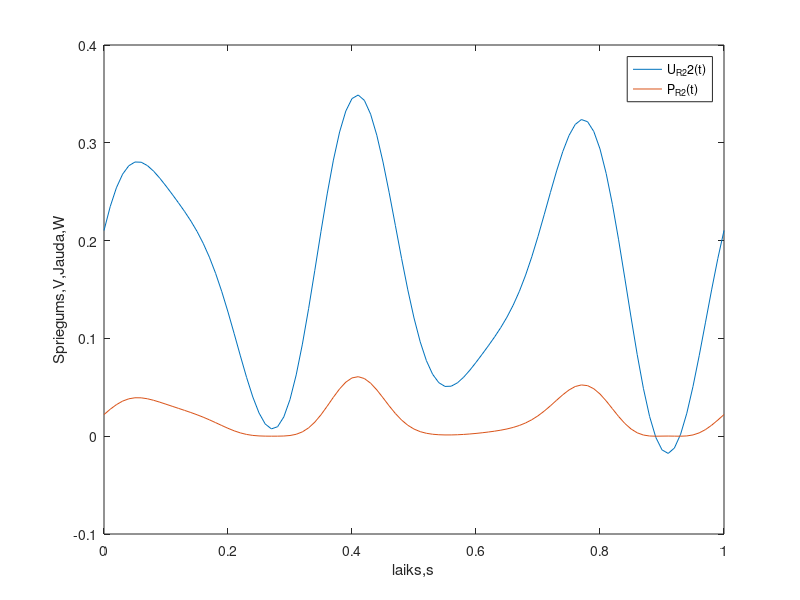
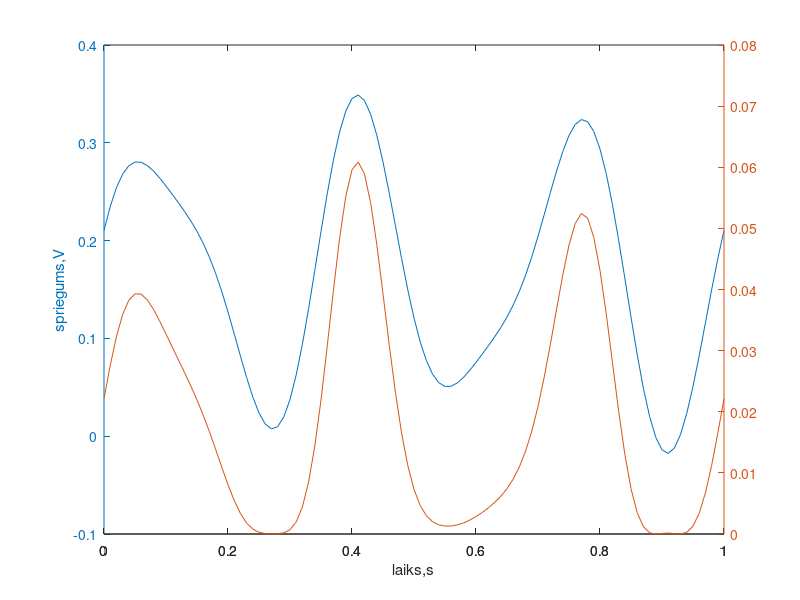

Write MATLAB code to recreate these figures, in order. (Note: this script raises an error after producing the figures.)
%%dots
R1=1 ; R2=2 ; R3=3 ; R4=4 ; R5=5 ; R6=6 ; R7=7; 
E1=1 ; E2=2 ; E3=3 ; 

R= [R1+R2+R3    -R2     0;
      -R2    R2+R4+R5  -R5;
       0        -R5  R5+R6+R7];

E = [E1 ; -E2 ; -E3];
%atradisim konturstravas
Ik = R\E
%% Atradisim IR5-? UR5-? PR5-?
IR5 = Ik(2) - Ik(3)
UR5 = IR5*R5
PR5 = UR5*IR5
%% sarežģītāks uzdebums
%bus trīs laika momenti
%katra laika momentā savādāks spriegums.
E1 = [1 -1 0];
E2 = [2 -2 0];
E3 = [3 -3 0];
%saformējam matricu
E = [E1; -E2; -E3]; 
%risinam
Ik = R\E
%soreiz katrai konturstravai ir tris vertibas
%katra laika momenta
%piem. 1.konturstrava ir pirmaja rinda
%atradisim IR6, UR6 PR6
IR6 = Ik(3,:)
UR6 = IR6*R6
P6 = UR6.*IR6
%% 3.UZD
%doti laika signali
t = 0:0.01:1;
E1= 0.5*sin(2*pi*3*t);
E2= 0.3*cos(2*pi*5*t);
E3= 4; %nepareizi, jaatkarto 101 reizes
E3= 4*ones(size(t));
E = [E1;-E2; -E3];
Ik = R\E;
% atrast IR2
% atrast un uzzimet IR2, PR2-?
IR2=Ik(1,:) - Ik(2,:);
UR2 = IR2*R2;
PR2= UR2.*IR2;
plot(t,UR2,t,PR2);
xlabel('laiks,s')
ylabel('Spriegums,V,Jauda,W')
legend('U_{R2}2(t)' , 'P_{R2}(t)')
figure(2)
plotyy(t,UR2,t,PR2)
xlabel('laiks,s')
ylabel('spriegums,V')
figure(3)
yyaxis left
plot(t,UR2)
ylabel('spriegums,V')
yyaxis right
plot(t,PR2)
ylabel('Jauda,W')
xlabel('laiks,s')
grid on

%% Parbaudisim kirkofa sprieguma likumu
% I konturam
% UR1+UR2+UR3-E1=0
% lai butu uzskatamak - uzzimesim 
% Utst = UR1+UR2+UR3-E1;
% sakuma atradisim UR1, UR2
UR1= Ik(1,:)*R1;
UR3= Ik(1,:)*R3;
Utst = UR1+UR2+UR3-E1;
figure(4), plot(t,Utst)